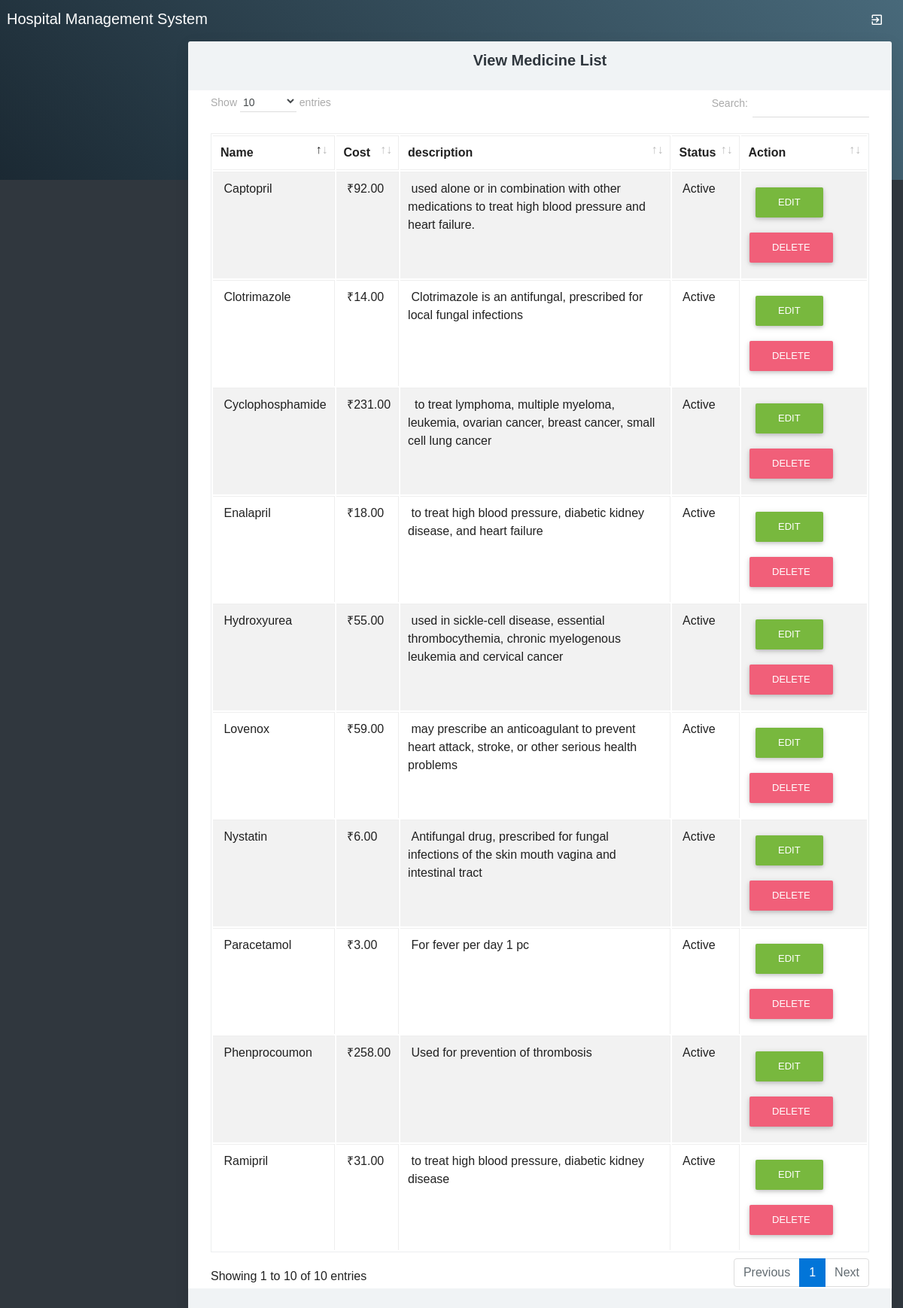
The page /viewmedicine.php on the database its author committed.
### tables this page shows
CREATE TABLE IF NOT EXISTS `medicine` (
  `medicineid` int(10) NOT NULL AUTO_INCREMENT,
  `medicinename` varchar(25) NOT NULL,
  `medicinecost` float(10,2) NOT NULL,
  `description` text NOT NULL,
  `status` varchar(10) NOT NULL,
  PRIMARY KEY (`medicineid`)
);

### viewmedicine.php (the view, shortened to what this page needs)
<?php
include("adformheader.php");
include("dbconnection.php");
?>
<div class="container-fluid">
  <div class="block-header">
    <h2 class="text-center">View Medicine List</h2>
  </div>
</div>
<div class="card">
  <section class="container">
    <table class="table table-bordered table-striped table-hover js-basic-example dataTable">
          <thead>
            <tr>
              <th>Name</th>
              <th>Cost</th>
              <th>description</th>
              <th>Status</th>
              <th>Action</th>
            </tr>
          </thead>
          <tbody>
            <?php
            $sql ="SELECT * FROM medicine";
            $qsql = mysqli_query($con,$sql);
            while($rs = mysqli_fetch_array($qsql))
            {
              echo "<tr>
              <td>&nbsp;$rs[medicinename]</td>
              <td>&nbsp;₹$rs[medicinecost]</td>
              <td>&nbsp;$rs[description]</td>
              <td>&nbsp;$rs[status]</td>
              <td>&nbsp;
              <a href='medicine.php?editid=$rs[medicineid]' class='btn btn-raised bg-green'>Edit</a>
              <a href='viewmedicine.php?delid=$rs[medicineid]' class='btn btn-raised bg-blush'>Delete</a></td>
              </tr>";
            }
            ?>
          </tbody>
        </table>
      </section>
    </div>
<?php
include("adformfooter.php");
?>

### rows shown on the page
medicine: medicinename "Paracetamol", medicinecost "3.00", description "For fever per day 1 pc", status "Active"
medicine: medicinename "Clotrimazole", medicinecost "14.00", description "Clotrimazole is an antifungal, prescribed for local fungal infections", status "Active"
medicine: medicinename "Nystatin", medicinecost "6.00", description "Antifungal drug, prescribed for fungal infections of the skin mouth vagina and intestinal tract", status "Active"
medicine: medicinename "Lovenox", medicinecost "59.00", description "may prescribe an anticoagulant to prevent heart attack, stroke, or other serious health problems", status "Active"
medicine: medicinename "Cyclophosphamide", medicinecost "231.00", description "to treat lymphoma, multiple myeloma, leukemia, ovarian cancer, breast cancer, small cell lung cancer", status "Active"
medicine: medicinename "Captopril", medicinecost "92.00", description "used alone or in combination with other medications to treat high blood pressure and heart failure.", status "Active"
medicine: medicinename "Enalapril", medicinecost "18.00", description "to treat high blood pressure, diabetic kidney disease, and heart failure", status "Active"
medicine: medicinename "Ramipril", medicinecost "31.00", description "to treat high blood pressure, diabetic kidney disease", status "Active"
medicine: medicinename "Hydroxyurea", medicinecost "55.00", description "used in sickle-cell disease, essential thrombocythemia, chronic myelogenous leukemia and cervical cancer", status "Active"
medicine: medicinename "Phenprocoumon", medicinecost "258.00", description "Used for prevention of thrombosis", status "Active"
